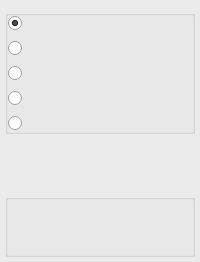
      <widget class="QWidget" name="optionWidget" native="true">
       <property name="sizePolicy">
        <sizepolicy hsizetype="Fixed" vsizetype="Preferred">
         <horstretch>0</horstretch>
         <verstretch>0</verstretch>
        </sizepolicy>
       </property>
       <property name="palette">
        <palette>
         <active>
          <colorrole role="Base">
           <brush brushstyle="SolidPattern">
            <color alpha="255">
             <red>255</red>
             <green>255</green>
             <blue>255</blue>
            </color>
           </brush>
          </colorrole>
          <colorrole role="Window">
           <brush brushstyle="SolidPattern">
            <color alpha="255">
             <red>235</red>
             <green>235</green>
             <blue>236</blue>
            </color>
           </brush>
          </colorrole>
         </active>
         <inactive>
          <colorrole role="Base">
           <brush brushstyle="SolidPattern">
            <color alpha="255">
             <red>255</red>
             <green>255</green>
             <blue>255</blue>
            </color>
           </brush>
          </colorrole>
          <colorrole role="Window">
           <brush brushstyle="SolidPattern">
            <color alpha="255">
             <red>235</red>
             <green>235</green>
             <blue>236</blue>
            </color>
           </brush>
          </colorrole>
         </inactive>
         <disabled>
          <colorrole role="Base">
           <brush brushstyle="SolidPattern">
            <color alpha="255">
             <red>235</red>
             <green>235</green>
             <blue>236</blue>
            </color>
           </brush>
          </colorrole>
          <colorrole role="Window">
           <brush brushstyle="SolidPattern">
            <color alpha="255">
             <red>235</red>
             <green>235</green>
             <blue>236</blue>
            </color>
           </brush>
          </colorrole>
         </disabled>
        </palette>
       </property>
       <property name="mouseTracking">
        <bool>false</bool>
       </property>
       <property name="contextMenuPolicy">
        <enum>Qt::NoContextMenu</enum>
       </property>
       <property name="autoFillBackground">
        <bool>true</bool>
       </property>
       <layout class="QVBoxLayout" name="verticalLayout_4">
        <property name="spacing">
         <number>20</number>
        </property>
        <property name="leftMargin">
         <number>5</number>
        </property>
        <property name="topMargin">
         <number>10</number>
        </property>
        <property name="rightMargin">
         <number>5</number>
        </property>
        <property name="bottomMargin">
         <number>5</number>
        </property>
        <item>
         <widget class="QGroupBox" name="option_mainGroup">
          <property name="sizePolicy">
           <sizepolicy hsizetype="Expanding" vsizetype="Expanding">
            <horstretch>0</horstretch>
            <verstretch>0</verstretch>
           </sizepolicy>
          </property>
          <property name="mouseTracking">
           <bool>false</bool>
          </property>
          <property name="layoutDirection">
           <enum>Qt::RightToLeft</enum>
          </property>
          <property name="title">
           <string/>
          </property>
          <property name="flat">
           <bool>true</bool>
          </property>
          <layout class="QVBoxLayout" name="verticalLayout_2">
           <property name="spacing">
            <number>10</number>
           </property>
           <property name="leftMargin">
            <number>0</number>
           </property>
           <property name="topMargin">
            <number>0</number>
           </property>
           <property name="rightMargin">
            <number>0</number>
           </property>
           <property name="bottomMargin">
            <number>0</number>
           </property>
           <item>
            <widget class="QQOptionFillButton" name="option_mainGroup_chatBtn">
             <property name="sizePolicy">
              <sizepolicy hsizetype="Fixed" vsizetype="Fixed">
               <horstretch>0</horstretch>
               <verstretch>0</verstretch>
              </sizepolicy>
             </property>
             <property name="maximumSize">
              <size>
               <width>50</width>
               <height>50</height>
              </size>
             </property>
             <property name="font">
              <font>
               <weight>50</weight>
               <bold>false</bold>
              </font>
             </property>
             <property name="focusPolicy">
              <enum>Qt::NoFocus</enum>
             </property>
             <property name="toolTip">
              <string>聊天</string>
             </property>
             <property name="layoutDirection">
              <enum>Qt::LeftToRight</enum>
             </property>
             <property name="icon">
              <iconset>
               <normaloff>:/widget/option/images/widget/option/chat_no.png</normaloff>
               <normalon>:/widget/option/images/widget/option/chat_yes.png</normalon>:/widget/option/images/widget/option/chat_no.png</iconset>
             </property>
             <property name="iconSize">
              <size>
               <width>30</width>
               <height>30</height>
              </size>
             </property>
             <property name="checkable">
              <bool>true</bool>
             </property>
             <property name="checked">
              <bool>true</bool>
             </property>
             <property name="autoRepeat">
              <bool>false</bool>
             </property>
             <property name="autoExclusive">
              <bool>true</bool>
             </property>
            </widget>
           </item>
           <item>
            <widget class="QQOptionFillButton" name="option_mainGroup_friendAndGroupBtn">
             <property name="sizePolicy">
              <sizepolicy hsizetype="Fixed" vsizetype="Fixed">
               <horstretch>0</horstretch>
               <verstretch>0</verstretch>
              </sizepolicy>
             </property>
             <property name="maximumSize">
              <size>
               <width>50</width>
               <height>50</height>
              </size>
             </property>
             <property name="focusPolicy">
              <enum>Qt::NoFocus</enum>
             </property>
             <property name="toolTip">
              <string>联系人</string>
             </property>
             <property name="layoutDirection">
              <enum>Qt::LeftToRight</enum>
             </property>
             <property name="text">
              <string/>
             </property>
             <property name="icon">
              <iconset>
               <normaloff>:/widget/option/images/widget/option/friendAndGroup_no.png</normaloff>
               <normalon>:/widget/option/images/widget/option/friendAndGroup_yes.png</normalon>:/widget/option/images/widget/option/friendAndGroup_no.png</iconset>
             </property>
             <property name="iconSize">
              <size>
               <width>50</width>
               <height>50</height>
              </size>
             </property>
            </widget>
           </item>
           <item>
            <widget class="QQOptionFillButton" name="option_mainGroup_searchBtn">
             <property name="sizePolicy">
              <sizepolicy hsizetype="Fixed" vsizetype="Fixed">
               <horstretch>0</horstretch>
               <verstretch>0</verstretch>
              </sizepolicy>
             </property>
             <property name="maximumSize">
              <size>
               <width>50</width>
               <height>50</height>
              </size>
             </property>
             <property name="focusPolicy">
              <enum>Qt::NoFocus</enum>
             </property>
             <property name="toolTip">
              <string>搜索</string>
             </property>
             <property name="layoutDirection">
              <enum>Qt::LeftToRight</enum>
             </property>
             <property name="text">
              <string/>
             </property>
             <property name="icon">
              <iconset>
               <normaloff>:/widget/option/images/widget/option/search_no.png</normaloff>
               <normalon>:/widget/option/images/widget/option/search_yes.png</normalon>:/widget/option/images/widget/option/search_no.png</iconset>
             </property>
             <property name="iconSize">
              <size>
               <width>40</width>
               <height>40</height>
              </size>
             </property>
            </widget>
           </item>
           <item>
            <widget class="QQOptionFillButton" name="option_mainGroup_skinBtn">
             <property name="sizePolicy">
              <sizepolicy hsizetype="Fixed" vsizetype="Fixed">
               <horstretch>0</horstretch>
               <verstretch>0</verstretch>
              </sizepolicy>
             </property>
             <property name="maximumSize">
              <size>
               <width>50</width>
               <height>50</height>
              </size>
             </property>
             <property name="focusPolicy">
              <enum>Qt::NoFocus</enum>
             </property>
             <property name="toolTip">
              <string>皮肤</string>
             </property>
             <property name="layoutDirection">
              <enum>Qt::LeftToRight</enum>
             </property>
             <property name="text">
              <string/>
             </property>
             <property name="icon">
              <iconset>
               <normaloff>:/widget/option/images/widget/option/skin_no.png</normaloff>
               <normalon>:/widget/option/images/widget/option/skin_yes.png</normalon>:/widget/option/images/widget/option/skin_no.png</iconset>
             </property>
             <property name="iconSize">
              <size>
               <width>35</width>
               <height>35</height>
              </size>
             </property>
            </widget>
           </item>
           <item>
            <widget class="QQOptionFillButton" name="option_mainGroup_friendCricleBtn">
             <property name="sizePolicy">
              <sizepolicy hsizetype="Fixed" vsizetype="Fixed">
               <horstretch>0</horstretch>
               <verstretch>0</verstretch>
              </sizepolicy>
             </property>
             <property name="maximumSize">
              <size>
               <width>50</width>
               <height>50</height>
              </size>
             </property>
             <property name="focusPolicy">
              <enum>Qt::NoFocus</enum>
             </property>
             <property name="toolTip">
              <string>动态</string>
             </property>
             <property name="layoutDirection">
              <enum>Qt::LeftToRight</enum>
             </property>
             <property name="icon">
              <iconset>
               <normaloff>:/widget/option/images/widget/option/friendCircle_no.png</normaloff>
               <normalon>:/widget/option/images/widget/option/friendCircle_yes.png</normalon>:/widget/option/images/widget/option/friendCircle_no.png</iconset>
             </property>
             <property name="iconSize">
              <size>
               <width>35</width>
               <height>35</height>
              </size>
             </property>
            </widget>
           </item>
          </layout>
         </widget>
        </item>
        <item>
         <spacer name="verticalSpacer">
          <property name="orientation">
           <enum>Qt::Vertical</enum>
          </property>
          <property name="sizeHint" stdset="0">
           <size>
            <width>20</width>
            <height>40</height>
           </size>
          </property>
         </spacer>
        </item>
        <item>
         <widget class="QGroupBox" name="option_otherGroup">
          <property name="sizePolicy">
           <sizepolicy hsizetype="Expanding" vsizetype="Fixed">
            <horstretch>0</horstretch>
            <verstretch>0</verstretch>
           </sizepolicy>
          </property>
          <property name="layoutDirection">
           <enum>Qt::RightToLeft</enum>
          </property>
          <property name="title">
           <string/>
          </property>
          <property name="flat">
           <bool>true</bool>
          </property>
          <layout class="QVBoxLayout" name="verticalLayout_3">
           <property name="spacing">
            <number>10</number>
           </property>
           <property name="leftMargin">
            <number>0</number>
           </property>
           <property name="topMargin">
            <number>0</number>
           </property>
           <property name="rightMargin">
            <number>0</number>
           </property>
           <property name="bottomMargin">
            <number>0</number>
           </property>
           <item>
            <widget class="QPushButton" name="option_otherGroup_setBtn">
             <property name="sizePolicy">
              <sizepolicy hsizetype="Fixed" vsizetype="Fixed">
               <horstretch>0</horstretch>
               <verstretch>0</verstretch>
              </sizepolicy>
             </property>
             <property name="maximumSize">
              <size>
               <width>50</width>
               <height>50</height>
              </size>
             </property>
             <property name="toolTip">
              <string>设置</string>
             </property>
             <property name="text">
              <string/>
             </property>
             <property name="icon">
              <iconset>
               <normaloff>:/widget/option/images/widget/option/setting.png</normaloff>:/widget/option/images/widget/option/setting.png</iconset>
             </property>
             <property name="iconSize">
              <size>
               <width>35</width>
               <height>35</height>
              </size>
             </property>
             <property name="flat">
              <bool>true</bool>
             </property>
            </widget>
           </item>
           <item>
            <widget class="QPushButton" name="option_otherGroup_informationBtn">
             <property name="sizePolicy">
              <sizepolicy hsizetype="Fixed" vsizetype="Fixed">
               <horstretch>0</horstretch>
               <verstretch>0</verstretch>
              </sizepolicy>
             </property>
             <property name="maximumSize">
              <size>
               <width>50</width>
               <height>50</height>
              </size>
             </property>
             <property name="toolTip">
              <string>说明</string>
             </property>
             <property name="icon">
              <iconset>
               <normaloff>:/widget/option/images/widget/option/intepretion.png</normaloff>:/widget/option/images/widget/option/intepretion.png</iconset>
             </property>
             <property name="iconSize">
              <size>
               <width>35</width>
               <height>35</height>
              </size>
             </property>
             <property name="flat">
              <bool>true</bool>
             </property>
            </widget>
           </item>
          </layout>
         </widget>
        </item>
       </layout>
      </widget>
